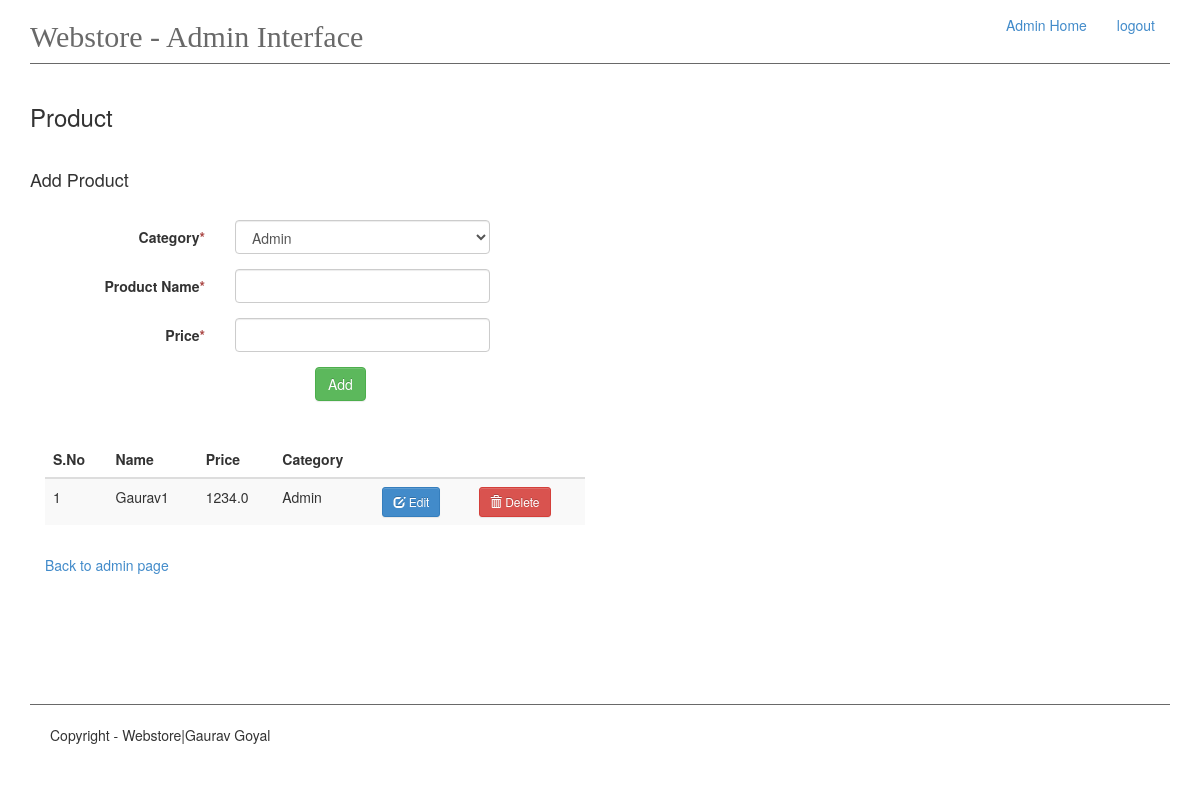
/admin/product/add (signed in), run on an earlier commit of the app's database.
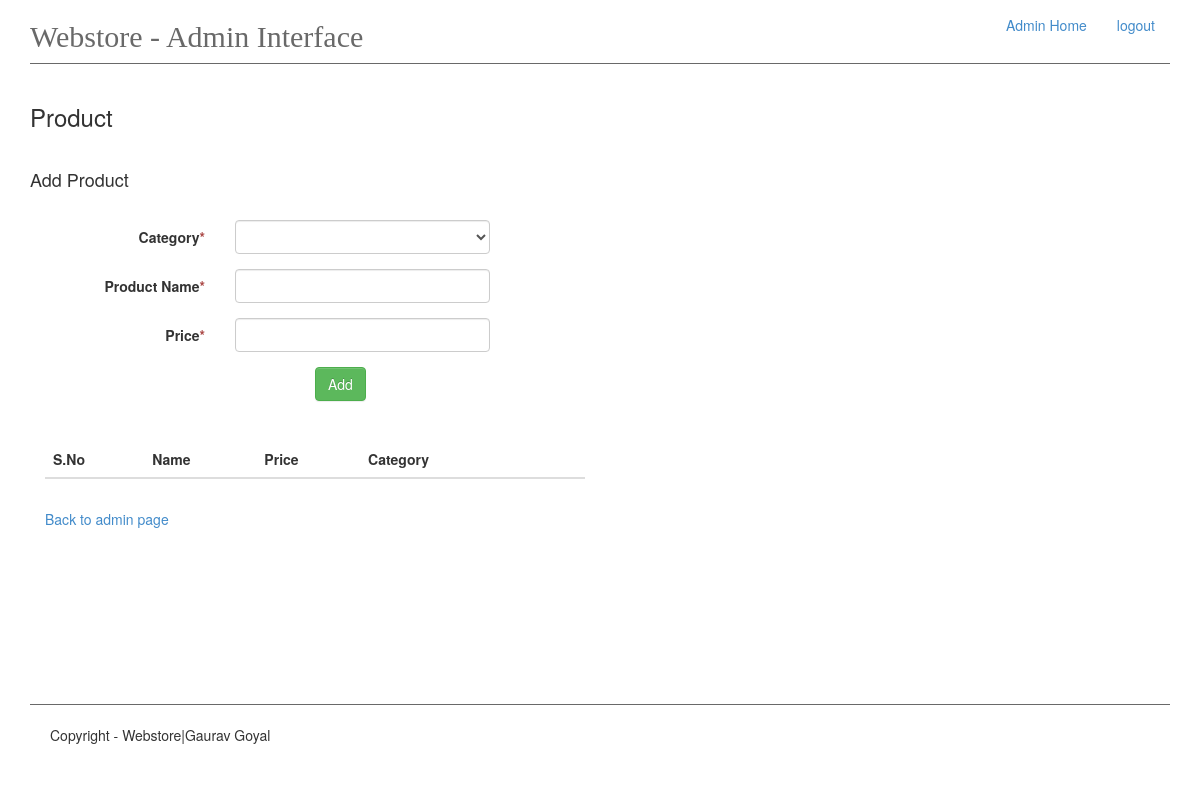
And on a later commit of the database.
### app/models.py (models this page shows, shortened)
class Product(db.Model):
    id = db.Column(db.Integer, primary_key=True)
    name = db.Column(db.String(50), unique=True, index=True)
    price = db.Column(db.Float, index=True)
    description = db.Column(db.String(400), index=True)
    category_id = db.Column(db.Integer, db.ForeignKey('category.id'))
    cart = db.relationship('Cart', backref='products', lazy='dynamic')

class Category(db.Model):
    id = db.Column(db.Integer, primary_key=True)
    name = db.Column(db.String(50), unique=True, index=True)
    products = db.relationship('Product', backref='category', lazy='dynamic')
    def __repr__(self):
        return self.name

### app/views.py (the view, shortened to what this page needs)
@app.route('/admin/product/add', methods=['GET', 'POST'])
@login_required
def add_product():
    form = ProductForm()
    product = Product.query.all()
    return render_template('admin-panel/product.html', form=form, product=product)

### app/forms.py
class ProductForm(Form):
    category = QuerySelectField(u'Category', query_factory=get_category)
    name = TextField('Product Name', validators=[Required('Product name is required.')])
    price = DecimalField('Price', validators=[Required('Price is required')])

### app/__init__.py (called while the page is built)
@admin_login.user_loader
def load_user(id):
    return Admin.query.get(int(id))

### app/forms.py (called while the page is built)
def get_category():
    return Category.query.all()

### app/templates/admin-panel/product.html (shortened to what this page needs)
{% extends 'admin-panel/admin.html' %}
{% block content %}
<h3>Product</h3>
   <br>
    <h4>Add Product</h4>
<br>
<form class="form-horizontal" method="post" enctype= "multipart/form-data">
                              {% for field in form if field.widget.input_type != 'hidden' %}
            <div class="col-md-12">
                <div class="form-group">
                    <label class="col-md-2 control-label">  {{ field.label }}<span class="text-danger">*</span></label>
                    <div class="col-md-3"> {{ field(class_='form-control') }}</div>
                    <div class="col-md-6">
                    </div>
                </div >
            </div>
        {% endfor %}
                            <div class="control-group">
                                <div class="controls col-md-offset-3">
                                    <input type="submit" class="btn btn-success" value="Add">
                                </div>
                            </div>
                        </form>
<br>
    <br>
<div class="col-md-6">
    <table class="table table-striped table-responsive col-md-6" id="cart_table">
                <thead>
                <tr>
                    <th>S.No</th>
                    <th>Name</th>
                    <th>Price</th>
                    <th>Category</th>
                    <th></th>
                    <th></th>
                </tr>
                </thead>
                <tbody>
                {% for item in product %}
                    <tr>
                        <td>{{ loop.index }}</td>
                        <td>{{ item.name }}</td>
                        <td>{{ item.price }}</td>
                        <td>{{ item.category }}</td>
                        <td>
                            <a href="{{ url_for('edit_product', pk=item.id)}}" class="btn btn-sm btn-primary">
                                <span class="glyphicon glyphicon-edit"></span> Edit</a>
                        </td>
                        <td>
                            <a href="{{ url_for('delete_product', pk=item.id) }}" class="btn btn-sm btn-danger">
                                <span class="glyphicon glyphicon-trash"></span>
                                Delete</a>
                        </td>
                    </tr>
                {% endfor %}
                </tbody>
            </table>
</div>
    <br>
<div class="col-md-12"><a href="{{ url_for('admin_base') }}">Back to admin page</a></div>
{% endblock %}

What changed in the data, as far as the page shows it:
removed Product: name "Gaurav1", price "1234.0", category "Admin"
Also different on the page:
form field category: "Admin" → (not shown)
